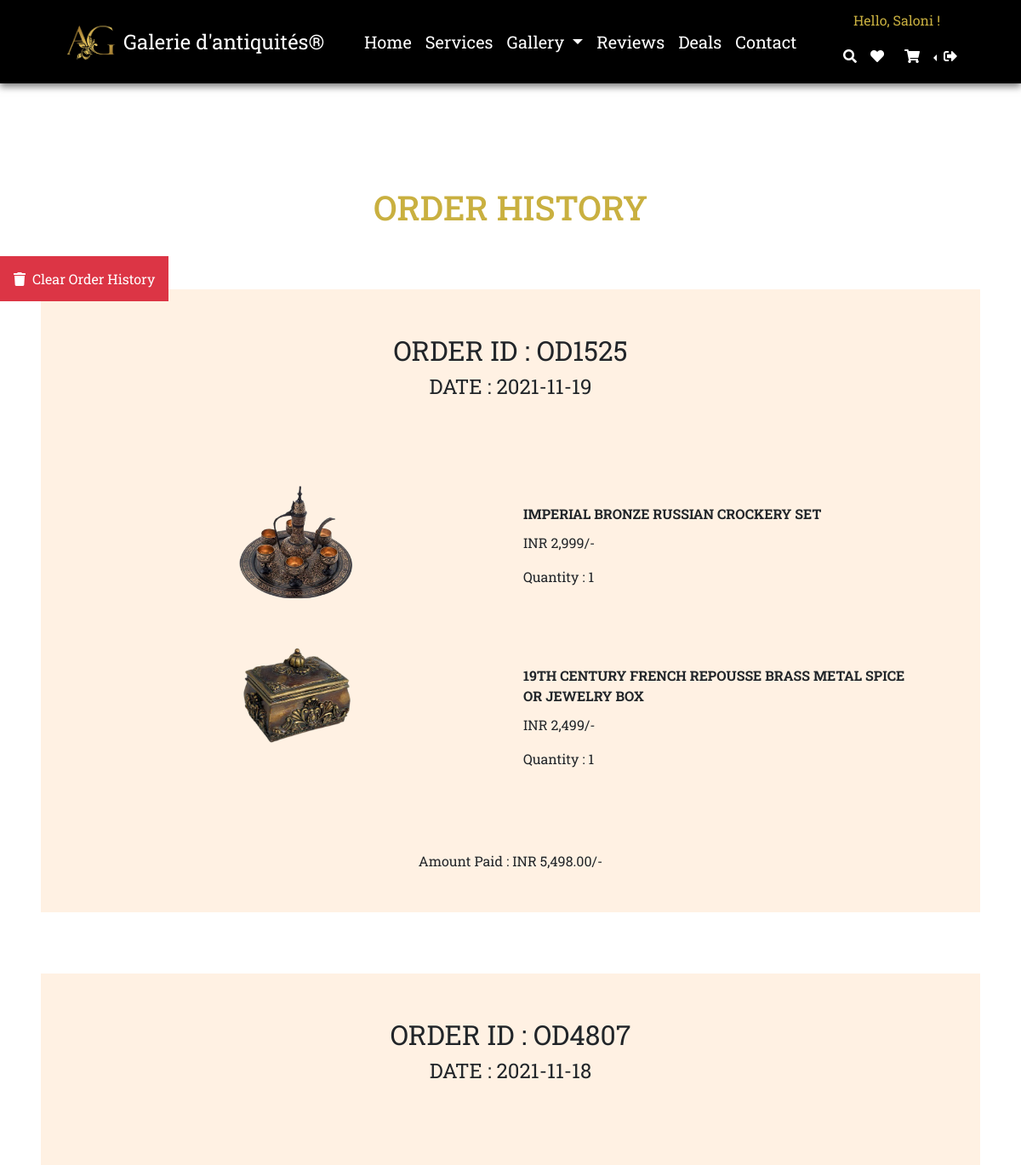
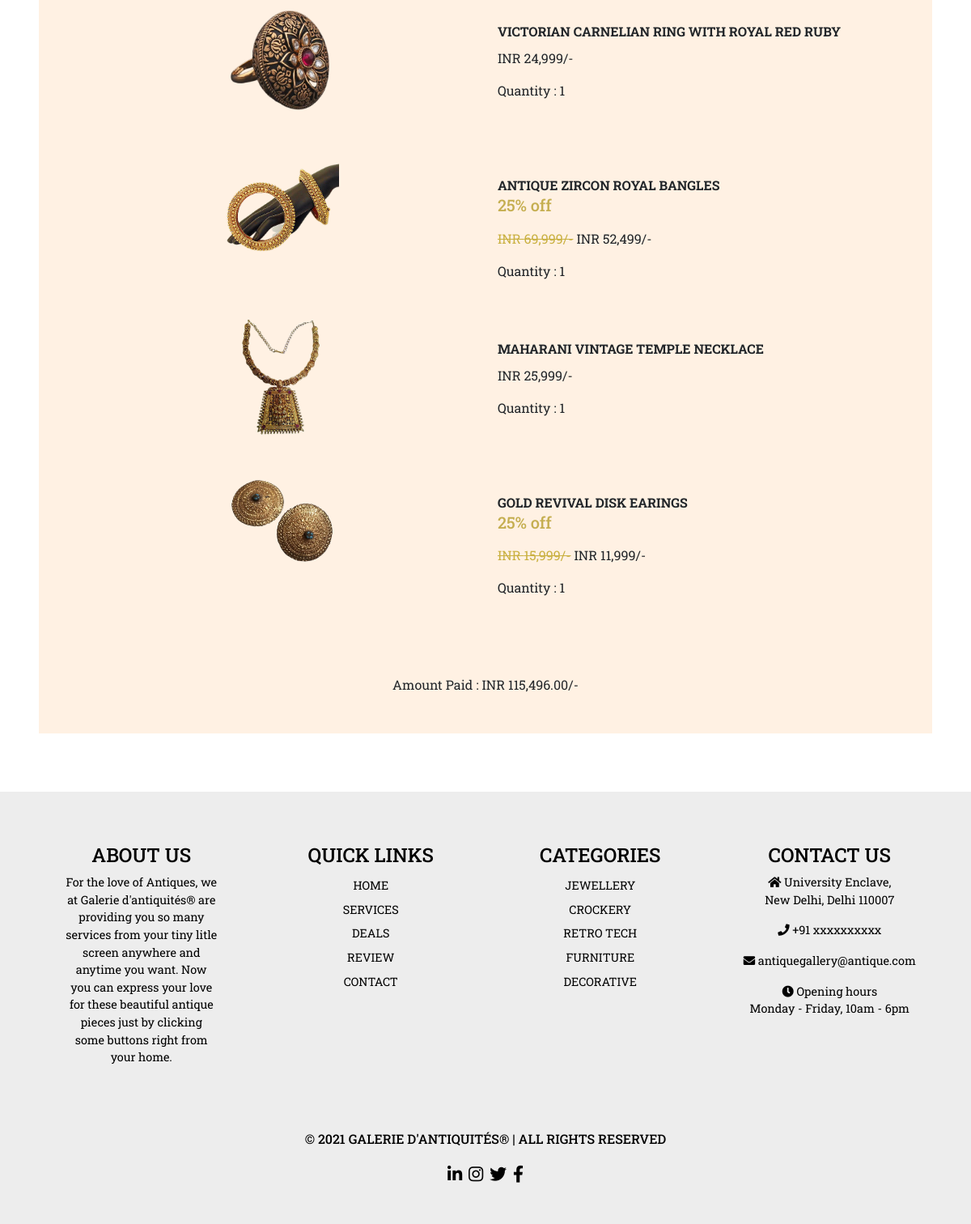
Page /order.php (signed in) on the committed database (2 pictures, top to bottom).
### tables this page shows
CREATE TABLE `orderhistory` (
  `name` varchar(25) NOT NULL,
  `email` varchar(40) NOT NULL,
  `phone` text NOT NULL,
  `address` text NOT NULL,
  `products` text NOT NULL,
  `amount_paid` int(25) NOT NULL,
  `date` date NOT NULL DEFAULT current_timestamp(),
  `oid` int(10) NOT NULL,
  `uid` int(10) NOT NULL
);

CREATE TABLE `checkoutproducts` (
  `product_price` int(20) NOT NULL,
  `qty` int(10) NOT NULL,
  `uid` int(10) NOT NULL,
  `date` date NOT NULL DEFAULT current_timestamp(),
  `pid` int(10) NOT NULL,
  `oid` int(10) NOT NULL,
  `id` int(10) NOT NULL
);

CREATE TABLE `products` (
  `pid` int(10) NOT NULL,
  `pname` varchar(100) NOT NULL,
  `pprice` int(20) NOT NULL,
  `offer` int(10) NOT NULL,
  `description` text NOT NULL,
  `category` varchar(25) NOT NULL,
  `photo` varchar(200) NOT NULL,
  `availability` varchar(25) NOT NULL,
  `tag` varchar(25) NOT NULL,
  `date` date NOT NULL DEFAULT current_timestamp(),
  `nf` varchar(25) NOT NULL,
  `rating` int(10) NOT NULL
);

CREATE TABLE `search` (
  `sid` int(10) NOT NULL,
  `sname` varchar(20) NOT NULL,
  `top` varchar(10) NOT NULL,
  `photo` varchar(200) NOT NULL
);

### order.php (the view, shortened to what this page needs)
<!DOCTYPE html>
<html lang="en">
<head>
    <link href="https://cdn.jsdelivr.net/npm/bootstrap@5.1.1/dist/css/bootstrap.min.css" rel="stylesheet"
>
    <link rel='stylesheet'
        href='https://cdnjs.cloudflare.com/ajax/libs/twitter-bootstrap/4.5.2/css/bootstrap.min.css' />
    <link rel="stylesheet" href="https://cdnjs.cloudflare.com/ajax/libs/font-awesome/5.15.2/css/all.min.css">
    <link rel="stylesheet" href="assests/css/style.css">
    <link rel="stylesheet" href="assests/css/Product.css">
    <link rel="stylesheet" href="assests/css/ProPage.css">
</head>
<body>
    <header id="topheader">
        <?php include 'header.php'; ?>
        <?php include 'login_signup.php'; ?>
    </header>
<main>
   <section style="margin-top:220px">
   <?php
   $uid = $_SESSION['uid'];
   $sql = "select * from orderhistory where uid='$uid' order by date desc";
   $result = mysqli_query($conn,$sql);
   $num_row = mysqli_num_rows($result);
       if($num_row) : ?>
       <h1 class="text-center mb-5" style="color:var(--gold)">ORDER HISTORY</h1>
       <a href="clearOrder.php?uid=<?= $uid?>" class="bg-danger text-white px-3 py-3" onclick="return confirm('Are you sure want to clear your order history?');"><i class="fas fa-trash"></i>&nbsp;&nbsp;Clear Order History</a>
       <?php
    while($row = mysqli_fetch_assoc($result)) : ?>
    <div class="mx-5 py-5" style="background: #fff1e3">
    <div class="text-center mx-5" style="font-size:2rem;">ORDER ID : <?= "OD".$row["oid"] ?></div>
    <div class="text-center mb-5 pb-5" style="font-size:1.5rem;">DATE : <?= $row["date"] ?></div>
    <?php $oid = $row['oid']; ?>
     <?php
     $sqll = "select * from checkoutProducts where uid='$uid' and oid='$oid'";
     $resultt = mysqli_query($conn,$sqll);
     foreach($resultt as $roww) :
    ?>
    <?php
    $pid = $roww['pid']; $pprice = $roww['product_price']; $qty = $roww['qty'];
    $sqlll = "select * from products where pid='$pid'";
    $resulttt = mysqli_query($conn,$sqlll);
    $rowww = mysqli_fetch_assoc($resulttt);
    ?>
    <div class="row mx-5">
    <div class="col-md-6" align="center"><img src="<?= $rowww['photo'] ?>" alt="product image" class="img-fluid" style="width:30%"></div>
    <div class="col-md-6 pt-4">
        <div><b><?= strtoupper($rowww['pname']) ?></b></div>
        <?php if($rowww['offer']){
            $discount = $rowww["pprice"] - (($rowww["pprice"]*$rowww["offer"])/100);
            $discount = intval($discount);
            echo'
        <h5 class="off-percent">' . $rowww["offer"] .'% off</h5>
        <p class="product-price-strike"> INR '. number_format($rowww["pprice"]) .'/-</p>
        <p class="product-price"> INR '. number_format($discount) .'/-</p>';
        }
        else
        {
            echo '<p class="product-price"> INR '. number_format($rowww["pprice"]) .'/-</p>';
        }?>
        <div>Quantity : <?= $qty ?></div>
    </div>
    </div>
    <br> <br>
    <?php endforeach; ?>
    <div class="mt-5 mx-5 text-center">Amount Paid : INR <?= number_format($row['amount_paid'],2) ?>/-</div>
    </div> <br> <br> <br>
   <?php endwhile; ?>
   <?php endif; ?>
   </section>
  <?php include 'footer.php'; ?>
</main>
</body>
</html>

### footer.php (shortened to what this page needs)
<!DOCTYPE html>
<html lang="en">
<body>
<section class="footer">
      <div class="box-container row px-5 py-5">
        <div class="boxx first col-lg-3 py-3 px-5 text-center">
          <h3 class="text-uppercase">about us</h3>
          <p>For the love of Antiques, we at Galerie d'antiquités® are providing you so many services from your tiny
            litle screen anywhere and anytime you want. Now you can express your love for these beautiful antique pieces
            just by clicking some buttons right from your home.</p>
        </div>
        <div class="boxx col-lg-3 d-flex flex-column text-center text-uppercase py-3">
          <h3>quick links</h3>
          <a href="index.php#home" class="py-1">home</a>
          <a href="index.php#services" class="py-1">services</a>
          <a href="index.php#deals" class="py-1">deals</a>
          <a href="index.php#reviews" class="py-1">review</a>
          <a href="contact.php" class="py-1">contact</a>
        </div>
        <div class="boxx col-lg-3 d-flex flex-column text-center text-uppercase py-3">
          <h3>Categories</h3>
          <?php
                include '_dbConnect.php';
                $sql = "select * from search";
                $result = mysqli_query($conn, $sql);
                    foreach ($result as $row) {
                    echo'
                <a class="py-1" href="category.php?category='.ucwords($row["sname"]).'">'.ucwords($row["sname"]).'</a>'; } ?>
        </div>
        <div class="boxx col-lg-3 d-flex flex-column text-center py-3">
          <h3 class="text-uppercase">contact us</h3>
          <p> <i class="fas fa-home"></i>
                        University Enclave,<br>
                        New Delhi, Delhi 110007
          </p>
          <p> <i class="fas fa-phone"></i>
            +91 xxxxxxxxxx
          </p>
          <p> <i class="fas fa-envelope"></i>
            antiquegallery@antique.com
          </p>
          <p> <i class="fas fa-clock"></i>
            Opening hours <br>
            Monday - Friday, 10am - 6pm
          </p>
        </div>
      </div>
      <div class="mb-0">
      <h1 class="credit text-center text-uppercase pb-3 px-2"> © 2021 Galerie d'antiquités® | All Rights Reserved</h1>
      <div class="d-flex flex-row justify-content-center align-items-center icon-box pb-5">
            <a href=""><i class="fab fa-linkedin-in px-1" style="font-size: 1.3rem;"></i></a>
            <a href=""><i class="fab fa-instagram px-1" style="font-size: 1.3rem;"></i></a>
            <a href=""><i class="fab fa-twitter px-1" style="font-size: 1.3rem;"></i></a>
            <a href=""><i class="fab fa-facebook-f px-1" style="font-size: 1.3rem;"></i></a>
          </div>
        </div>
    </section>
</body>
</html>

### assests/css/style.css (style rules this page uses)
* { padding: 0; margin: 0; box-sizing: border-box; }
html { scroll-behavior: smooth; overflow: scroll; overflow-x: hidden; }
main { overflow-x: hidden; }
a { text-decoration: none; }
header { position: fixed; top:0; left: 0; right:0; z-index: 1000; }
.footer { box-sizing: content-box; background: var(--gray); margin:0; padding:0; color:black; }
.footer a { color:black; }
.footer .credit, .footer h3 { font-size: 1.5rem; }
.footer .boxx { font-size: .9rem; }
.footer h1 { font-size: 1rem !important; }

### assests/css/Product.css (style rules this page uses)
:root { --white-light: rgba(255, 255, 255, 0.5); --alice-blue: #f8f9fa; --gold: #c9b040; --gray: #ededed; }
* { padding: 0; margin: 0; box-sizing: border-box; font-family: "roboto slab"; }
html { scroll-behavior: smooth; overflow: scroll; overflow-x: hidden; }
main { overflow-x: hidden; }
img { width: 100%; display: block; }
.product-price { padding-top: 0.6rem; padding-right: 0.6rem; display: inline-block; }
.product-price-strike { display: inline-block; text-decoration: line-through; color: var(--gold); }

### assests/css/ProPage.css (style rules this page uses)
* { padding: 0; margin: 0; box-sizing: border-box; }
html { scroll-behavior: smooth; overflow: scroll; overflow-x: hidden; }
main { overflow-x: hidden; }
body { background-color: transparent; overflow: hidden; }
.off-percent { color: #c5ae50; }

### rows in the picture
orderhistory: oid "1525", date "2021-11-19", amount_paid "5,498.00"
checkoutproducts: pid.photo (picture), pid.pname "IMPERIAL BRONZE RUSSIAN CROCKERY SET", pid.pprice "2,999", qty "1"
checkoutproducts: pid.photo (picture), pid.pname "19TH CENTURY FRENCH REPOUSSE BRASS METAL SPICE OR JEWELRY BOX", pid.pprice "2,499", qty "1"
orderhistory: oid "4807", date "2021-11-18", amount_paid "115,496.00"
checkoutproducts: pid.photo (picture), pid.pname "VICTORIAN CARNELIAN RING WITH ROYAL RED RUBY", pid.pprice "24,999", qty "1"
checkoutproducts: pid.photo (picture), pid.pname "ANTIQUE ZIRCON ROYAL BANGLES", pid.offer "25", pid.pprice "69,999", pid.offer "52,499", qty "1"
checkoutproducts: pid.photo (picture), pid.pname "MAHARANI VINTAGE TEMPLE NECKLACE", pid.pprice "25,999", qty "1"
checkoutproducts: pid.photo (picture), pid.pname "GOLD REVIVAL DISK EARINGS", pid.offer "25", pid.pprice "15,999", pid.offer "11,999", qty "1"
search: sname "JEWELLERY"
search: sname "CROCKERY"
search: sname "RETRO TECH"
search: sname "FURNITURE"
search: sname "DECORATIVE"

### other values in the picture
$_SESSION["uname"] "Saloni"
